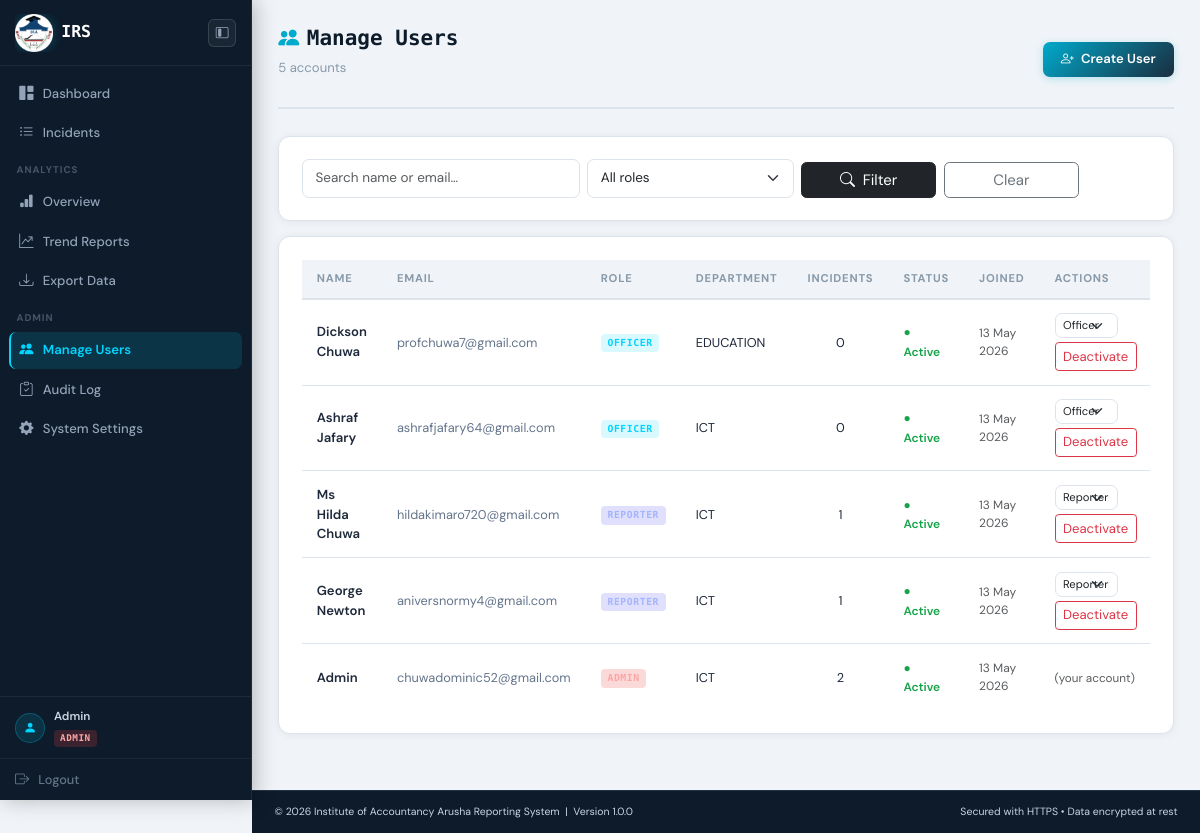
The page /public/users/list.php (signed in) on the database as committed earlier.
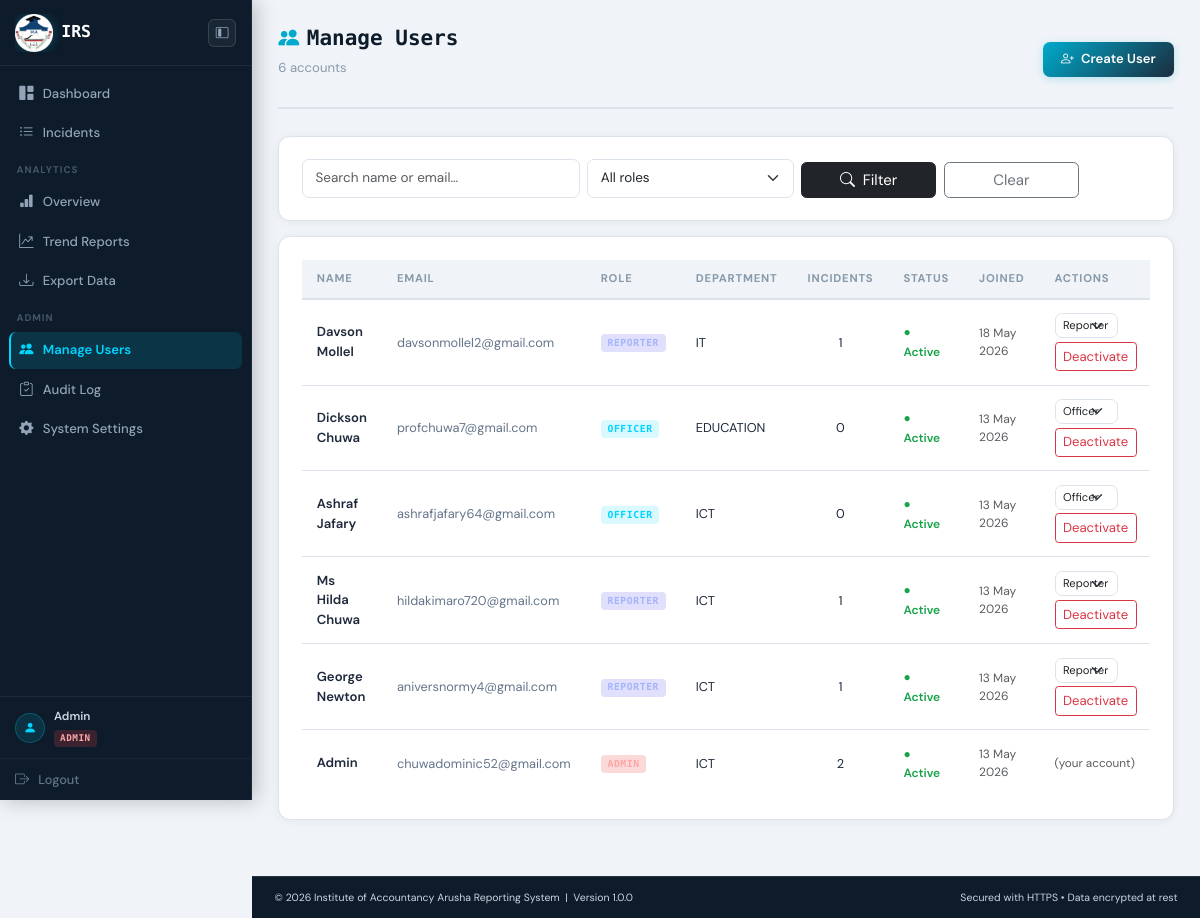
The same page on the database as committed later.
### tables this page shows
CREATE TABLE `users` (
  `id` int(10) UNSIGNED NOT NULL,
  `full_name` varchar(150) NOT NULL,
  `email` varchar(200) NOT NULL,
  `password` varchar(255) NOT NULL,
  `role` enum('reporter','officer','admin') NOT NULL DEFAULT 'reporter',
  `department` varchar(150) DEFAULT NULL,
  `phone` varchar(20) DEFAULT NULL,
  `is_active` tinyint(1) NOT NULL DEFAULT 1,
  `created_at` datetime NOT NULL DEFAULT current_timestamp(),
  `updated_at` datetime NOT NULL DEFAULT current_timestamp() ON UPDATE current_timestamp()
);

### includes/functions.php (called while the page is built, shortened)
<?php
function asset_url(string $path): string
{
    $path = '/' . ltrim(str_replace('\\', '/', $path), '/');
    return APP_URL . $path;
}
function is_logged_in(): bool
{
    return isset($_SESSION['user_id']);
}
function current_user(): ?array
{
    return [
        'id'   => $_SESSION['user_id'],
        'name' => $_SESSION['user_name'],
        'role' => $_SESSION['user_role'],
        'email'=> $_SESSION['user_email'],
    ];
}
function e(?string $str): string
{
    return htmlspecialchars((string)$str, ENT_QUOTES | ENT_SUBSTITUTE, 'UTF-8');
}

### public/users/list.php (the view, shortened to what this page needs)
<?php
require_once __DIR__ . '/../../includes/functions.php';
require_once __DIR__ . '/../../modules/notifications/mailer.php';
$pdo = db();
$search      = trim($_GET['q']      ?? '');
$where  = ['1=1'];
$params = [];
$stmt = $pdo->prepare("
    SELECT u.*,
           (SELECT COUNT(*) FROM incidents WHERE reporter_id = u.id) AS incident_count
    FROM   users u
    WHERE  " . implode(' AND ', $where) . "
    ORDER  BY u.created_at DESC
");
$stmt->execute($params);
$users = $stmt->fetchAll();
include __DIR__ . '/../../includes/header.php';
?>
<div class="page-header">
    <div>
        <h1 class="page-title">
            <i class="bi bi-people-fill me-2 text-cyan"></i>Manage Users
        </h1>
        <p class="page-subtitle">
            <?= count($users) ?> account<?= count($users) !== 1 ? 's' : '' ?>
        </p>
    </div>
    <button class="btn btn-dark btn-cirms btn-primary-cirms"
            data-bs-toggle="modal" data-bs-target="#createModal">
        <i class="bi bi-person-plus me-1"></i> Create User
    </button>
</div>
<div class="cirms-card mb-3">
    <form method="GET" class="row g-2 align-items-end">
        <div class="col-md-4">
            <input type="text" name="q" class="form-control"
                   placeholder="Search name or email…"
                   value="<?= e($search) ?>">
        </div>
        <div class="col-md-3">
            <select name="role" class="form-select">
                <option value="">All roles</option>
            </select>
        </div>
        <div class="col-md-2">
            <button class="btn btn-dark w-100">
                <i class="bi bi-search me-1"></i> Filter
            </button>
        </div>
        <div class="col-md-2">
            <a href="<?= APP_URL ?>/public/users/list.php" class="btn btn-outline-secondary w-100">
                Clear
            </a>
        </div>
    </form>
</div>
<div class="cirms-card">
    <div class="table-responsive">
        <table class="cirms-table">
            <thead>
                <tr>
                    <th>Name</th>
                    <th>Email</th>
                    <th>Role</th>
                    <th>Department</th>
                    <th>Incidents</th>
                    <th>Status</th>
                    <th>Joined</th>
                    <th>Actions</th>
                </tr>
            </thead>
            <tbody>
            <?php foreach ($users as $u): ?>
            <tr>
                <td style="font-weight:600;font-size:.875rem;"><?= e($u['full_name']) ?></td>
                <td style="font-size:.85rem;color:#64748b;"><?= e($u['email']) ?></td>
                <td>
                    <span class="role-chip role-<?= e($u['role']) ?>">
                        <?= ucfirst(e($u['role'])) ?>
                    </span>
                </td>
                <td style="font-size:.85rem;"><?= e($u['department'] ?: '—') ?></td>
                <td style="font-size:.85rem;text-align:center;"><?= $u['incident_count'] ?></td>
                <td>
                    <?php if ($u['is_active']): ?>
                        <span style="color:#16a34a;font-size:.8rem;font-weight:600;">● Active</span>
                    <?php else: ?>
                        <span style="color:#94a3b8;font-size:.8rem;font-weight:600;">● Inactive</span>
                    <?php endif; ?>
                </td>
                <td class="text-muted" style="font-size:.8rem;">
                    <?= date('d M Y', strtotime($u['created_at'])) ?>
                </td>
                <td>
                    <?php if ($u['id'] !== (int)current_user()['id']): ?>
                    <div class="d-flex gap-1 flex-wrap">
                        <form method="POST" class="d-inline">
                            <select name="role" class="form-select form-select-sm"
                                    onchange="this.form.submit()"
                                    style="font-size:.75rem;padding:.2rem .5rem;"
                                    title="Change role — will email the user">
                                <option value="reporter" <?= $u['role'] === 'reporter' ? 'selected' : '' ?>>Reporter</option>
                                <option value="officer"  <?= $u['role'] === 'officer'  ? 'selected' : '' ?>>Officer</option>
                            </select>
                        </form>
                        <form method="POST" class="d-inline">
                            <button type="submit"
                                    class="btn btn-sm <?= $u['is_active'] ? 'btn-outline-danger' : 'btn-outline-success' ?>"
                                    title="<?= $u['is_active'] ? 'Deactivate account' : 'Reactivate account — will email user' ?>"
                                    data-confirm="<?= $u['is_active'] ? 'Deactivate this user account?' : 'Reactivate this account? The user will be notified by email.' ?>">
                                <?= $u['is_active'] ? 'Deactivate' : 'Activate' ?>
                            </button>
                        </form>
                    </div>
                    <?php else: ?>
                        <span class="text-muted" style="font-size:.78rem;">(your account)</span>
                    <?php endif; ?>
                </td>
            </tr>
            <?php endforeach; ?>
            </tbody>
        </table>
    </div>
</div>
<?php include __DIR__ . '/../../includes/footer.php'; ?>

### includes/header.php (shortened to what this page needs)
<?php
$user  = current_user();
$role  = $user['role'] ?? '';
$scriptPath = str_replace('\\', '/', $_SERVER['SCRIPT_NAME'] ?? '');
$isActive   = static function (string $path) use ($scriptPath): string {
    return str_contains($scriptPath, $path) ? 'active' : '';
};
?>
<!DOCTYPE html>
<html lang="en">
<head>
    <?php require __DIR__ . '/head_assets.php'; ?>
</head>
<body>
<div class="cirms-shell" id="appShell">
<?php if ($user): ?>
<aside class="cirms-sidebar" role="navigation" aria-label="Main navigation">
    <div class="sb-brand">
        <a href="<?= APP_URL ?>/public/dashboard.php" class="sb-brand-link" title="Dashboard">
            <img src="<?= APP_URL ?>/public/assets/images/iaa.png"
                 alt="IRS" class="sb-brand-img">
            <span class="sb-brand-text">IRS</span>
        </a>
        <button class="sb-toggle" data-sidebar-toggle
                aria-label="Collapse sidebar" title="Collapse sidebar">
            <i class="bi bi-layout-sidebar-inset"></i>
        </button>
    </div>
    <nav class="sb-nav" id="sidebarNav">
        <a class="sb-link <?= $isActive('/public/dashboard.php') ?>"
           href="<?= APP_URL ?>/public/dashboard.php">
            <i class="bi bi-grid-1x2-fill"></i><span>Dashboard</span>
        </a>
        <?php if (in_array($role, ['officer','admin'], true)): ?>
        <a class="sb-link <?= $isActive('/public/incidents/list.php') ?>"
           href="<?= APP_URL ?>/public/incidents/list.php">
            <i class="bi bi-list-ul"></i><span>Incidents</span>
        </a>
        <?php endif; ?>
        <?php if ($role === 'admin'): ?>
        <div class="sb-section">Analytics</div>
        <a class="sb-link <?= $isActive('/public/analytics/overview.php') ?>"
           href="<?= APP_URL ?>/public/analytics/overview.php">
            <i class="bi bi-bar-chart-fill"></i><span>Overview</span>
        </a>
        <a class="sb-link <?= $isActive('/public/analytics/trends.php') ?>"
           href="<?= APP_URL ?>/public/analytics/trends.php">
            <i class="bi bi-graph-up-arrow"></i><span>Trend Reports</span>
        </a>
        <a class="sb-link <?= $isActive('/public/analytics/export.php') ?>"
           href="<?= APP_URL ?>/public/analytics/export.php">
            <i class="bi bi-download"></i><span>Export Data</span>
        </a>
        <div class="sb-section">Admin</div>
        <a class="sb-link <?= $isActive('/public/users/list.php') ?>"
           href="<?= APP_URL ?>/public/users/list.php">
            <i class="bi bi-people-fill"></i><span>Manage Users</span>
        </a>
        <a class="sb-link <?= $isActive('/public/audit/log.php') ?>"
           href="<?= APP_URL ?>/public/audit/log.php">
            <i class="bi bi-clipboard-check"></i><span>Audit Log</span>
        </a>
        <a class="sb-link <?= $isActive('/public/settings/index.php') ?>"
           href="<?= APP_URL ?>/public/settings/index.php">
            <i class="bi bi-gear-fill"></i><span>System Settings</span>
        </a>
        <?php endif; ?>
    </nav>
    <div class="sb-foot">
        <div class="sb-user">
            <div class="sb-user-icon"><i class="bi bi-person-fill"></i></div>
            <div class="sb-user-info">
                <div class="sb-user-name" title="<?= e($user['name']) ?>">
                    <?= e($user['name']) ?>
                </div>
                <span class="sb-user-role role-<?= e($role) ?>">
                    <?= e(ucfirst($role)) ?>
                </span>
            </div>
        </div>
        <a href="<?= APP_URL ?>/public/auth/logout.php" class="sb-logout">
            <i class="bi bi-box-arrow-right"></i><span>Logout</span>
        </a>
    </div>
</aside>
<?php endif; ?>
<div class="cirms-content-wrap">
    <main class="cirms-main">

### includes/head_assets.php (shortened to what this page needs)
<link href="https://cdn.jsdelivr.net/npm/bootstrap@5.3.3/dist/css/bootstrap.min.css" rel="stylesheet">
<link href="https://cdn.jsdelivr.net/npm/bootstrap-icons@1.11.3/font/bootstrap-icons.css" rel="stylesheet">
<link href="<?= e(asset_url('public/css/cirms.css')) ?>" rel="stylesheet">

### includes/footer.php (shortened to what this page needs)
</main>
<footer class="cirms-footer">
    <div class="container-fluid px-4">
        <div class="row align-items-center">
            <div class="col-md-6 text-muted small">
                &copy; <?= date('Y') ?> <?= APP_FULL_NAME ?> &nbsp;|&nbsp; Version <?= APP_VERSION ?>
            </div>
            <div class="col-md-6 text-md-end text-muted small">
                Secured with HTTPS &bull; Data encrypted at rest
            </div>
        </div>
    </div>
</footer>
</div>
</div>
</body>
</html>

### public/css/cirms.css (style rules this page uses)
:root { --navy: #0d1b2a; --navy-mid: #1b2d3f; --navy-soft: #233447; --cyan: #00d4ff; --cyan-dim: #00aacc; --white: #f8fafc; --muted: #8899aa; --border: #dde3ea; --bg: #f0f4f8; --card-bg: #ffffff; --low: #22c55e; --medium: #f59e0b; --high: #f97316; --critical: #ef4444; --status-new: #6366f1; --status-ack: #0ea5e9; --status-progress: #f59e0b; --status-resolved: #22c55e; --status-closed: #94a3b8; --radius: 8px; --shadow: 0 2px 12px rgba(0,0,0,.08); --shadow-lg: 0 8px 32px rgba(0,0,0,.13); font-size: 15px; }
*, *::before, *::after { box-sizing: border-box; margin: 0; padding: 0; }
body { font-family: 'DM Sans', sans-serif; background: var(--bg); color: #1e293b; min-height: 100vh; display: flex; flex-direction: column; }
.role-chip { display: inline-block; font-size: .65rem; font-weight: 700; font-family: 'Space Mono', monospace; letter-spacing: .06em; padding: .12rem .45rem; border-radius: 4px; text-transform: uppercase; white-space: nowrap; }
.role-admin { background: rgba(239,68,68,.2); color: #fca5a5; }
.role-officer { background: rgba(0,212,255,.15); color: var(--cyan); }
.role-reporter { background: rgba(99,102,241,.2); color: #a5b4fc; }
.cirms-main { flex: 1 0 auto; padding: 1.75rem 1.75rem 2.5rem; background: var(--bg); }
.page-header { display: flex; align-items: center; justify-content: space-between; margin-bottom: 1.75rem; padding-bottom: 1rem; border-bottom: 2px solid var(--border); gap: 1rem; }
.page-title { font-family: 'Space Mono', monospace; font-size: 1.4rem; font-weight: 700; color: var(--navy); line-height: 1.2; }
.page-subtitle { font-size: .875rem; color: var(--muted); margin-top: .2rem; line-height: 1.4; }
.cirms-card { background: var(--card-bg); border-radius: 12px; border: 1px solid var(--border); box-shadow: 0 1px 8px rgba(0,0,0,.06); padding: 1.5rem; margin-bottom: 1.25rem; transition: box-shadow .2s; }
.cirms-table { width: 100%; border-collapse: separate; border-spacing: 0; }
.cirms-table th { background: var(--bg); color: var(--muted); font-size: .75rem; font-weight: 700; text-transform: uppercase; letter-spacing: .07em; padding: .7rem 1rem; border-bottom: 2px solid var(--border); }
.cirms-table td { padding: .9rem 1rem; border-bottom: 1px solid var(--border); vertical-align: middle; font-size: .875rem; }
.cirms-table tbody tr { transition: background .12s; }
.cirms-table tbody tr:last-child td { border-bottom: none; }
.form-control, .form-select { border-radius: 7px; border: 1.5px solid var(--border); font-size: .9rem; padding: .55rem .85rem; transition: border-color .15s, box-shadow .15s; }
.btn-cirms { font-family: 'DM Sans', sans-serif; font-weight: 600; font-size: .875rem; padding: .5rem 1.2rem; border-radius: 7px; border: none; cursor: pointer; transition: background .15s, transform .1s, box-shadow .15s; }
.btn-primary-cirms { background: linear-gradient(135deg, var(--cyan-dim), var(--navy-mid)); color: #fff; box-shadow: 0 2px 8px rgba(0,170,204,.25); }
.cirms-footer { background: var(--navy); border-top: 1px solid var(--navy-soft); color: #cbd5e1; padding: .85rem 0; font-size: .8rem; }
.cirms-footer .text-muted { color: #cbd5e1 !important; }
.text-cyan { color: var(--cyan-dim); }

Rows that differ between the two databases and show on the page:
added users: full_name "Davson Mollel", email "davsonmollel2@gmail.com", role "REPORTER", department "IT", incident_count "1", is_active "● Active", created_at "18 May 2026", role "Reporter"
Other text that changed with them:
count($users): "5" → "6"
